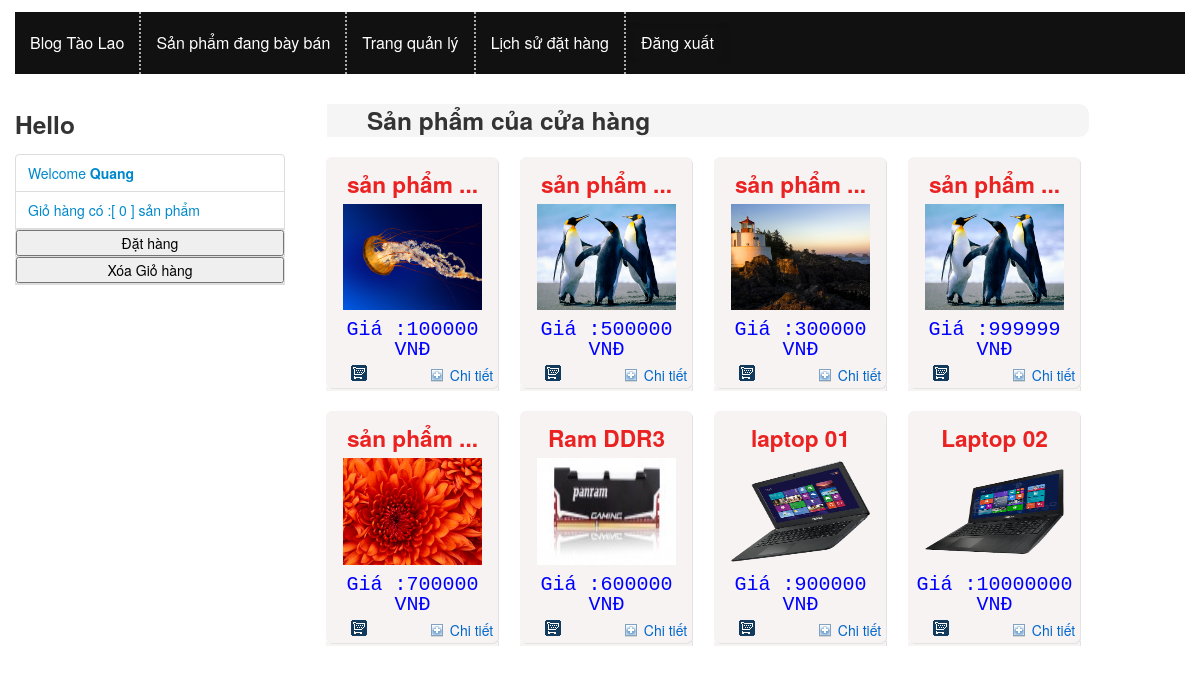
The app's page /index.php?c=product&m=blogplist (signed in) with its own data.
### tables this page shows
CREATE TABLE IF NOT EXISTS `products` (
  `product_id` int(11) unsigned NOT NULL AUTO_INCREMENT,
  `product_name` text NOT NULL,
  `product_image` text NOT NULL,
  `product_ucontent` text NOT NULL,
  `product_price` float NOT NULL DEFAULT '0',
  PRIMARY KEY (`product_id`)
);

### includes/common.php (called while the page is built, shortened)
<?php
function render($file, $data) {
    extract($data);
    include ROOT . DS . 'views' . DS . $file;
}

### controllers/product.php (called while the page is built, shortened)
	<?php
function product_blogplist()
{
	$data = array();
	$data['products'] = model('product')->All();
	$data['template_file'] = 'product/blogplist.php';
	render('layout.php', $data);
}
	?>

### includes/db.php (called while the page is built, shortened)
<?php
function db_get_all($sql) {
    $result = mysql_query($sql);
    $data = array();
    if ($result) {
        while ($row = mysql_fetch_assoc($result)) {
            $data[] = $row;
        }
    }
    return $data;
}

### models/model.php (called while the page is built, shortened)
<?php
class Model {
    public $table = '';
    public function all() {
        $sql = "SELECT * FROM `{$this->table}`";
        return db_get_all($sql);
    }
}

### views/product/blogplist.php (the view, shortened to what this page needs)
<h3 class="center_title_bar">Sản phẩm của cửa hàng</h3>
<div>
  <?php
  $i = 0;
  foreach ($products as $p):
    $i++;
  if($i%4!=0)
  {
   ?>
   <div class="product_box"  style="border-radius:10px">
    <div class="top_product_box" style="float:left"></div>
    <div style="float :left" class="center_product_box">
      <?php
    }
    else
    {
      ?>
      <div class="product_box">
        <div class="top_product_box"></div>
        <div class="center_product_box" >
          <?php
        }
        ?>
        <div class="product_title"  ><a href="#" title="<?php echo $p['product_name']?>">   <?php echo substr($p['product_name'],0,12) ?> <?php if ( strlen($p['product_name']) >10) {  ?> ...<?php } ?></a></div>
        <div class="product_image" style="width:100%;height:80pt">  <img style="width:80%;height:80pt" src="<?php echo $p['product_image'] ?>" ></div>
        <div class="product_price"> Giá :<?php echo $p['product_price'] ?> <br>VNĐ</div>
        <input title="Thêm vào Giỏ Hàng" name="imageField" id="cart_click" onclick="abc(<?php echo $p['product_id']; ?>);" type="image" img src="/Blogtaolao_mvc_/images/css/cart.gif" align="center" />
        <a href="" type="button" onclick="detail(<?php echo $p['product_id'];?>)" class="produce_details" data-toggle="modal" data-target="#myModal">Chi tiết
        </a>
        <div class="bottom_product_box"  ></div>
      </div>
    </div>
    <?php
    endforeach; ?>
  </div>

### styles/css/styles.css (style rules this page uses)
.product_box { width: 173px; height: auto; float: left; padding: 10px 10px 10px 11px; }
.top_product_box { width: 173px; height: 12px; background: url(/Blogtaolao_mvc_/images/css/product_box_top.gif) no-repeat bottom; }
.bottom_product_box { width: 173px; height: 10px; background: url(/Blogtaolao_mvc_/images/css/product_box_bottom.gif) no-repeat bottom; }
.center_product_box { width: 173px; height: auto; text-align: center; background: url(/Blogtaolao_mvc_/images/css/product_box_center.gif) repeat-y; }
.product_title { color:red; font-size:17pt; padding: 5px 0; font-weight: bold; }
.product_title a { color: #ea2222; text-decoration: none; }
.product_image { padding: 5px 0; }
.product_price { padding: 5px 0; color: blue; font-size:15pt; font-family:monospace; }
.produce_details { width: 45px; display: block; float: right; padding: 0 0 0 20px; background:url(/Blogtaolao_mvc_/images/css/square-blue-add.gif) no-repeat left; margin: 0px 5px 0 38px; text-decoration: none; color:#06C; }
.center_title_bar { width: 83%; height: 33px; background:#F5F5F5; padding: 0 0 0 40px; line-height: 33px; margin-left: 12px; font-weight: bold; border-radius:0 10px 10px 0px; }

### records on screen
products: product_name "sản phẩm", product_image (picture), product_price "100000"
products: product_name "sản phẩm", product_image (picture), product_price "500000"
products: product_name "sản phẩm", product_image (picture), product_price "300000"
products: product_name "sản phẩm", product_image (picture), product_price "999999"
products: product_name "sản phẩm", product_image (picture), product_price "700000"
products: product_name "Ram DDR3", product_image (picture), product_price "600000"
products: product_name "laptop 01", product_image (picture), product_price "900000"
products: product_name "Laptop 02", product_image (picture), product_price "10000000"

### other values on screen
$logged['name'] "Quang"
$item "0"
